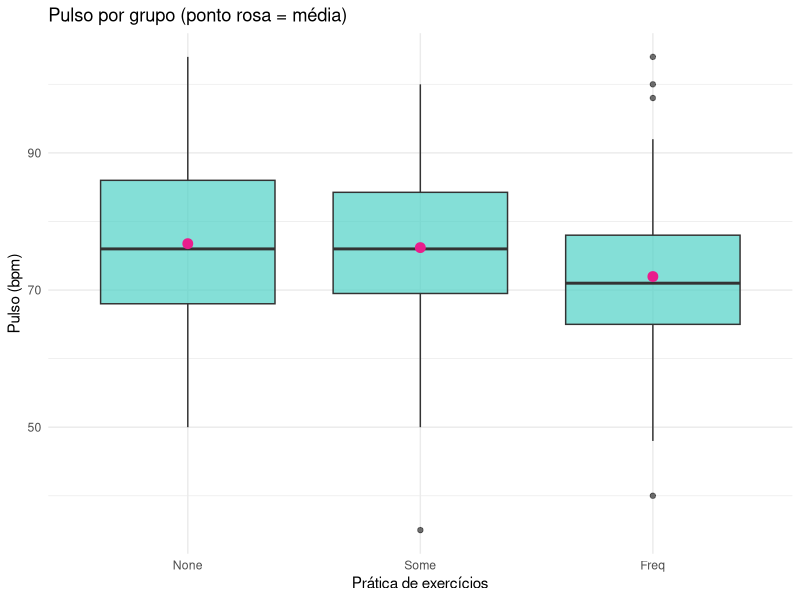

This figure's R source:
## ---- chunk 1
knitr::opts_chunk$set(echo = TRUE, message = FALSE, warning = FALSE,
                      fig.align = "center", fig.width = 6, fig.height = 3.8)
library(MASS)    
library(ggplot2)
## ---- chunk 2
dados <- na.omit(survey[, c("Pulse", "Exer")])
dados$Exer <- factor(dados$Exer, levels = c("None", "Some", "Freq"))

aggregate(Pulse ~ Exer, data = dados,
          FUN = function(v) c(n = length(v), media = mean(v), dp = sd(v)))
## ---- chunk 3
ggplot(dados, aes(x = Exer, y = Pulse)) +
  geom_boxplot(fill = "#4FD1C5", alpha = 0.7) +
  stat_summary(fun = mean, geom = "point", color = "#E91E8C", size = 3) +
  labs(x = "Prática de exercícios", y = "Pulso (bpm)",
       title = "Pulso por grupo (ponto rosa = média)") +
  theme_minimal()
## ---- chunk 4
ajuste <- aov(Pulse ~ Exer, data = dados)
bartlett.test(Pulse ~ Exer, data = dados)   # homogeneidade de variâncias
shapiro.test(residuals(ajuste))             # normalidade dos resíduos
## ---- chunk 5
summary(ajuste)

tab <- anova(ajuste)
tab
## ---- chunk 6
# Bonferroni (t com variância combinada)
pairwise.t.test(dados$Pulse, dados$Exer, p.adjust.method = "bonferroni")
## ---- chunk 7
pb <- pairwise.t.test(dados$Pulse, dados$Exer, p.adjust.method = "bonferroni")$p.value
res <- data.frame(
  Hipotese = c("mu1 = mu2 = mu3",
               "mu1 = mu2 (None = Some)",
               "mu1 = mu3 (None = Freq)",
               "mu2 = mu3 (Some = Freq)"),
  p_value  = round(c(tab$`Pr(>F)`[1], pb["Some", "None"],
                     pb["Freq", "None"], pb["Freq", "Some"]), 4)
)
res$Decisao <- ifelse(res$p_value <= 0.05, "Rejeita H0", "Não rejeita H0")
knitr::kable(res, caption = "Decisões ao nível de 5% (pares com correção de Bonferroni)")
